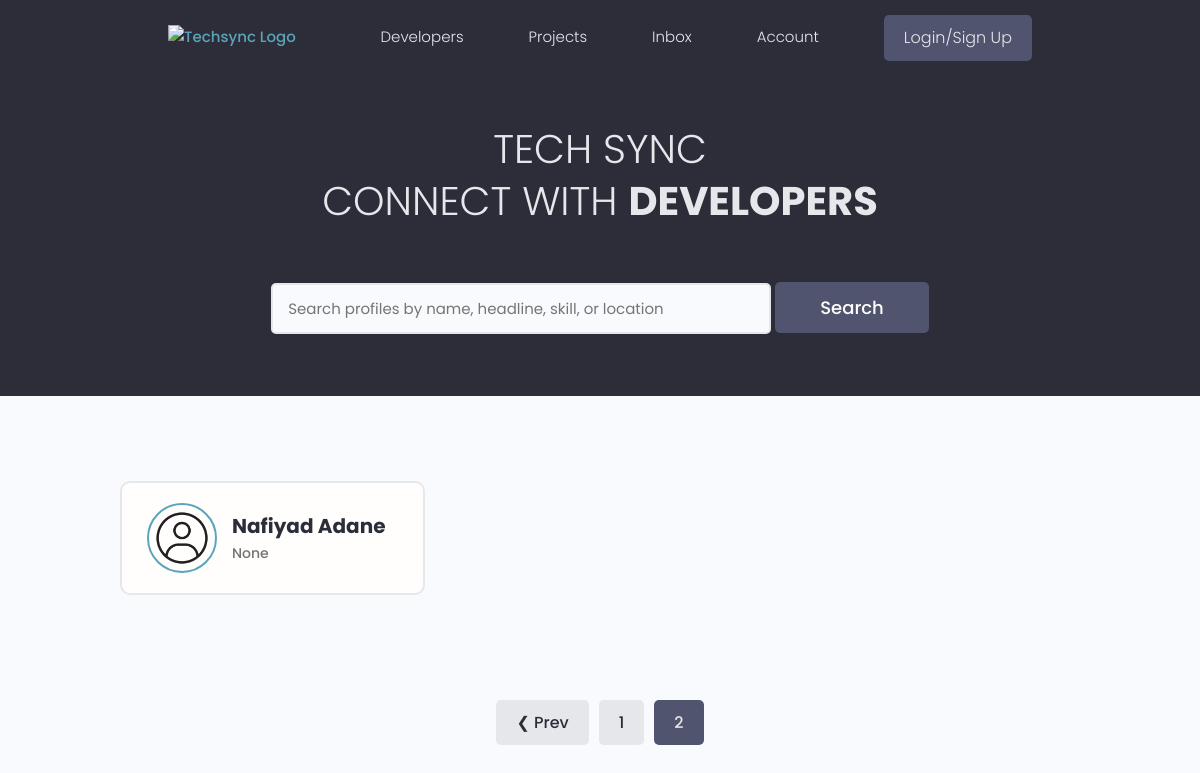
/?page=2, run on an earlier commit of the app's database.
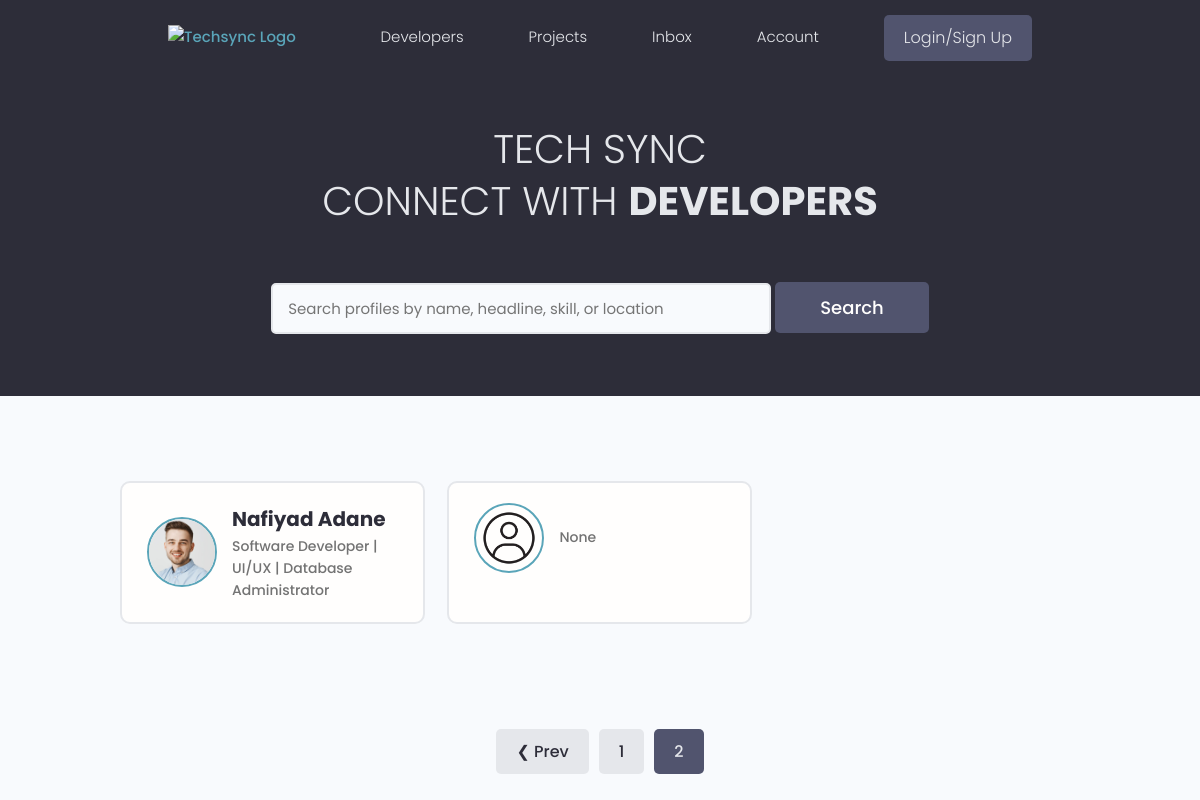
And on a later commit of the database.
### users/models.py (models this page shows, shortened)
class Profile(models.Model):
    id = models.UUIDField(default=uuid.uuid4, primary_key=True, unique=True, editable=False, )
    user = models.OneToOneField(User, on_delete=models.CASCADE,null=True,blank=True)
    name = models.CharField(max_length=200, blank=True,null=True)
    username = models.CharField(max_length=200, blank=True,null=True,unique=True)
    headline = models.CharField(max_length=200, blank=True,null=True)
    about = models.TextField(blank=True, null=True)
    location = models.CharField(max_length=200, blank=True,null=True)
    profile_image = models.ImageField(null=True, blank=True,upload_to='profiles', default='default_profile.png')
    github_link = models.CharField(max_length=200, blank=True,null=True)
    twitter_link = models.CharField(max_length=200, blank=True,null=True)
    linkedin_link = models.CharField(max_length=200, blank=True,null=True)
    personal_link = models.CharField(max_length=200, blank=True,null=True)
    created_at = models.DateTimeField(auto_now_add=True)

### users/views.py (the view)
# urls.py: path('', views.Profiles, name='profiles'),
def Profiles(request):
    search_query = request.GET.get('search_query', '')
    profiles = get_search_profile(search_query)
    custom_range, profiles = paginateProfiles(request, profiles, 3)
    context = {
        'profiles': profiles,
        'search_query': search_query,
        'custom_range': custom_range,
    }
    return render(request, 'users/profiles.html', context)

### users/utils.py (called while the page is built)
def paginateProfiles(request, profiles, results):
    page = request.GET.get('page')
    paginator = Paginator(profiles, results)
    try:
        profiles = paginator.page(page)
    except PageNotAnInteger:
        page = 1
        profiles = paginator.page(page)
    except EmptyPage:
        page = paginator.num_pages
        profiles = paginator.page(page)
    leftIndex = (int(page) - 4)
    if leftIndex < 1:
        leftIndex = 1
    rightIndex = (int(page) + 5)
    if rightIndex > paginator.num_pages:
        rightIndex = paginator.num_pages + 1
    custom_range = range(leftIndex, rightIndex)
    return custom_range, profiles

def get_search_profile(search_query):
    if search_query:
        profiles = Profile.objects.distinct().filter(
            Q(name__icontains=search_query) |
            Q(headline__icontains=search_query) |
            Q(skill__name__icontains=search_query) |
            Q(location__icontains=search_query)
        )
    else:
        profiles = Profile.objects.all()
    return profiles

### templates/users/profiles.html (shortened to what this page needs)
{% extends "main/main.html" %}
{% block content %}
  <main class="home">
    <section class="hero-section text-center">
      <div class="container container--narrow">
        <div class="hero-section__box">
            <h2>TECH SYNC</h2>
          <h2>CONNECT WITH <span>DEVELOPERS</span></h2>
        </div>
        <div class="hero-section__search">
          <form class="form" action="#" method="get">
            <div class="form__field">
              <input class="input input--text" id="formInput#search" type="text" name="search_query"
                placeholder="Search profiles by name, headline, skill, or location" value="{{search_query}}" />
            <input class="btn btn--sub btn--lg" type="submit" value="Search" />
          </form>
        </div>
      </div>
    </section>
    <section class="devlist">
      <div class="container">
        <div class="grid grid--three">
        {% for profile in profiles %}
                  <div class="column card">
            <div class="dev">
              <a href="{% url 'user-profile' profile.pk %}" class="card__body">
                <div class="dev__profile">
                  <img class="avatar avatar--md" src="{{ profile.profile_image.url}}" alt="image" />
                  <div class="dev__meta">
                    <h3>{{profile.name}}</h3>
                    <h5>{{profile.headline}}</h5>
                  </div>
                </div>
              </a>
            </div>
          </div>
        {% endfor %}
        </div>
      </div>
    </section>
    {% include 'main/pagination.html' with queryset=profiles custom_range=custom_range %}
  </main>
{% endblock content %}

What changed in the data, as far as the page shows it:
changed Profile "Nafiyad Adane": profile_image: picture added in place of a placeholder; headline "None" → "Software Developer | UI/UX | Database Administrator"
added Profile: profile_image (placeholder picture), headline "None"
